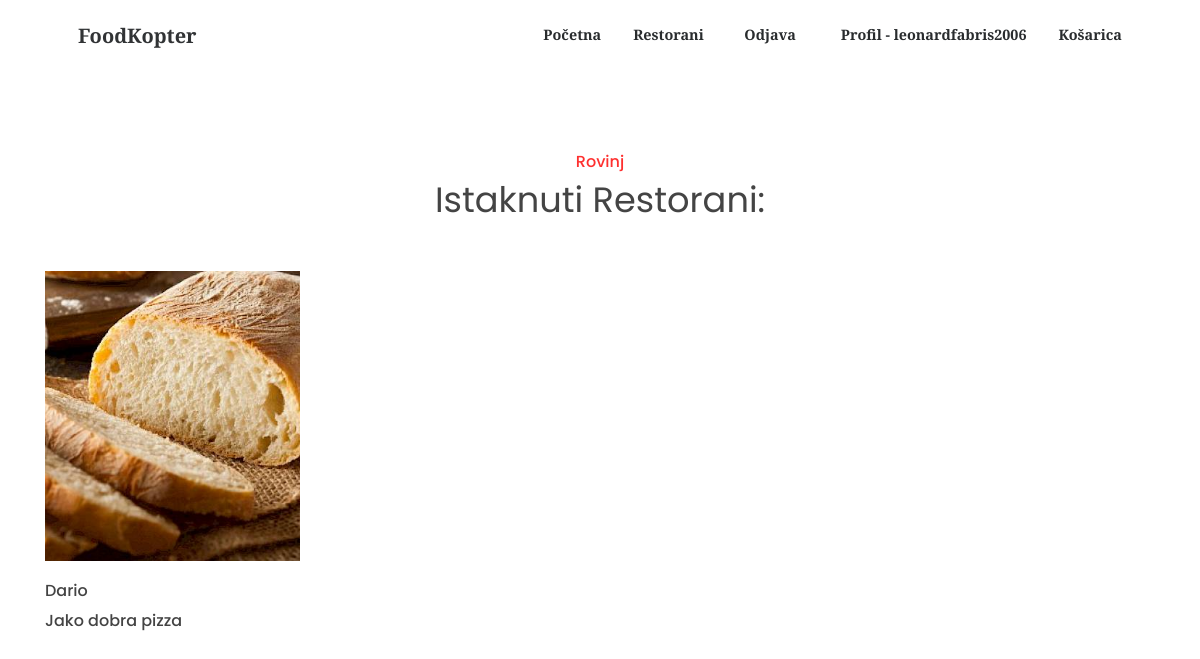
Screenshot of /demo/ (signed in) with the database file from the repository.
### main/models.py (models this page shows, shortened)
class Restoran(models.Model):
    ime = models.CharField(max_length=50, blank=True)
    kratko = models.TextField(blank=True)
    opis = models.TextField(blank=True)
    sirina = models.FloatField(null=True)
    duzina = models.FloatField(null=True)
    grad = models.CharField(max_length=50, blank=True)
    slika = models.ImageField(default = "static/img/default1.jpg", upload_to='static/user/')

### main/views.py (the view)
# urls.py: path('demo/', views.demo, name="demo"),
def demo(request):
    restorani = Restoran.objects.filter(grad="Rovinj")
    args = {"restorani":restorani}
    return render(request, 'main/demo.html', args)

### main/templates/main/demo.html (shortened to what this page needs)
{% extends "main/navbar.html" %}
{% load static %}
{%block imports%}
<link href="{%static 'css/cards2.css'%}" rel="stylesheet" />
{%endblock%}
{% block content %}
<br><br><br>
{% if user.is_authenticated %}
<section class="section-products">
  <div class="container">
      <div class="row justify-content-center text-center">
          <div class="col-md-8 col-lg-6">
              <div class="header">
                  <h3>Rovinj</h3>
                  <h2>Istaknuti Restorani:</h2>
              </div>
          </div>
      </div>
      <div class="row">
          {%for rs in restorani %}
          <div class="col-md-6 col-lg-4 col-xl-3">
              <div id="product-1" class="single-product">
                  <div class="part-1" style="background: url(/{{rs.slika}}) no-repeat center; background-size: cover;
                  transition: all 0.3s;">
                  </div>
                  <div class="part-2">
                      <h3 class="product-title">{{rs.ime}}</h3>
                      <h4 class="product-price">{{rs.kratko}}</h4>
                  </div>
              </div>
          </div>
          {%endfor%}
      </div>
  </div>
</section>
{%else%}
<p style="font-weight: bold;" class="text-muted text-center">Trebate imati korisnički račun prije nego što možete napraviti narudžbu.</p>
{%endif%}
{%endblock content %}

### main/templates/main/navbar.html (shortened to what this page needs)
{% load static %}
<!DOCTYPE html>
<html>
    <head>
        <link rel="stylesheet" href="https://maxcdn.bootstrapcdn.com/bootstrap/4.5.2/css/bootstrap.min.css">
        <link href="{%static 'css/sign/navbar3.css'%}" rel="stylesheet" />
        <link rel="stylesheet" href="https://maxcdn.bootstrapcdn.com/bootstrap/4.5.2/css/bootstrap.min.css">
        {%block imports%}
        {%endblock imports%}
    </head>
    <body>
        <nav  class="navbar navbar-expand-lg navbar-light fixed-top py-3" id="mainNav">
            <div class="container px-4 px-lg-5">
                <a class="navbar-brand"  id="logg" href="#page-top">FoodKopter</a>
                <div class="collapse navbar-collapse" id="navbarResponsive">
                    <ul class="navbar-nav ms-auto my-2 my-lg-0">
                        <li class="nav-item"><a class="nav-link" href="/">Početna</a></li>
                        <li class="nav-item"><a class="nav-link" href="/demo/">Restorani</a></li>
                        {% if user.is_authenticated %}
                        <li class="nav-item"><a class="nav-link" href="/korisnik/odjava">Odjava</a></li>
                        {%else%}
                        <li class="nav-item"><a class="nav-link" href="/korisnik/registracija">Registracija</a></li>
                        <li class="nav-item"><a class="nav-link" href="/korisnik/prijava/">Prijava</a></li>
                        {%endif%}
                        {% if user.is_authenticated %}
                        <li class="nav-item"><a class="nav-link" href="/profil/">Profil - {{user}}</a></li>
                        <li class="nav-item"><a class="nav-link" href="/lista/">Košarica</a></li>
                        {%else%}
                        <li class="nav-item"><a class="nav-link">Niste prijavljeni</a></li>
                        {%endif%}
                    </ul>
                </div>
            </div>
        </nav>
    {% block content %}
    {% endblock content %}
    </body>
</html>

### static/css/sign/navbar3.css (style rules this page uses)
.container, .container-fluid, .container-xxl, .container-xl, .container-lg, .container-md, .container-sm { width: 100%; padding-right: var(--bs-gutter-x, 0.75rem); padding-left: var(--bs-gutter-x, 0.75rem); margin-right: auto; margin-left: auto; }
@media (min-width: 576px) { .container-sm, .container { max-width: 540px; } }
@media (min-width: 768px) { .container-md, .container-sm, .container { max-width: 720px; } }
@media (min-width: 992px) { .container-lg, .container-md, .container-sm, .container { max-width: 960px; } }
@media (min-width: 1200px) { .container-xl, .container-lg, .container-md, .container-sm, .container { max-width: 1140px; } }
#mainNav { box-shadow: 0 0.5rem 1rem rgba(0, 0, 0, 0.15); background-color: #fff; transition: background-color 0.2s ease; }
#mainNav .navbar-brand { font-family: "Merriweather Sans", -apple-system, BlinkMacSystemFont, "Segoe UI", Roboto, "Helvetica Neue", Arial, "Noto Sans", sans-serif, "Apple Color Emoji", "Segoe UI Emoji", "Segoe UI Symbol", "Noto Color Emoji"; font-weight: 700; color: #212529; }
#mainNav .navbar-nav .nav-item .nav-link { color: #212529; font-family: "Merriweather Sans", -apple-system, BlinkMacSystemFont, "Segoe UI", Roboto, "Helvetica Neue", Arial, "Noto Sans", sans-serif, "Apple Color Emoji", "Segoe UI Emoji", "Segoe UI Symbol", "Noto Color Emoji"; font-weight: 700; font-size: 0.9rem; padding: 0.75rem 0; }
@media (min-width: 992px) { #mainNav { box-shadow: none; background-color: transparent; } }
@media (min-width: 992px) { #mainNav .navbar-brand { color: #313335; } }
@media (min-width: 992px) { #mainNav .navbar-nav .nav-item .nav-link { color: #292c2e; padding: 0 1rem; } }
@media (min-width: 992px) { #mainNav .navbar-nav .nav-item:last-child .nav-link { padding-right: 0; } }
.ms-auto { margin-left: auto !important; }
.my-2 { margin-top: 0.5rem !important; margin-bottom: 0.5rem !important; }
.py-3 { padding-top: 1rem !important; padding-bottom: 1rem !important; }
.fixed-top { position: fixed; top: 0; right: 0; left: 0; z-index: 1030; }
.my-lg-0 { margin-top: 0 !important; margin-bottom: 0 !important; }
.px-lg-5 { padding-right: 3rem !important; padding-left: 3rem !important; }
.px-4 { padding-right: 1.5rem !important; padding-left: 1.5rem !important; }
.nav-link { display: block; padding: 0.5rem 1rem; color: #f4623a; text-decoration: none; transition: color 0.15s ease-in-out, background-color 0.15s ease-in-out, border-color 0.15s ease-in-out; }
.navbar { position: relative; display: flex; flex-wrap: wrap; align-items: center; justify-content: space-between; padding-top: 0.5rem; padding-bottom: 0.5rem; }
.navbar > .container, .navbar > .container-fluid, .navbar > .container-sm, .navbar > .container-md, .navbar > .container-lg, .navbar > .container-xl, .navbar > .container-xxl { display: flex; flex-wrap: inherit; align-items: center; justify-content: space-between; }
.navbar-brand { padding-top: 0.3125rem; padding-bottom: 0.3125rem; margin-right: 1rem; font-size: 1.25rem; text-decoration: none; white-space: nowrap; }
.navbar-nav { display: flex; flex-direction: column; padding-left: 0; margin-bottom: 0; list-style: none; }
.navbar-nav .nav-link { padding-right: 0; padding-left: 0; }
.navbar-collapse { flex-basis: 100%; flex-grow: 1; align-items: center; }
@media (min-width: 992px) { .navbar-expand-lg { flex-wrap: nowrap; justify-content: flex-start; } }
@media (min-width: 992px) { .navbar-expand-lg .navbar-nav { flex-direction: row; } }
@media (min-width: 992px) { .navbar-expand-lg .navbar-nav .nav-link { padding-right: 0.5rem; padding-left: 0.5rem; } }
@media (min-width: 992px) { .navbar-expand-lg .navbar-collapse { display: flex !important; flex-basis: auto; } }
.navbar-light .navbar-brand { color: rgba(0, 0, 0, 0.9); }
.navbar-light .navbar-nav .nav-link { color: rgba(0, 0, 0, 0.55); }

### rows the page displays
Restoran: slika (picture), ime "Dario", kratko "Jako dobra pizza"

### other values shown
{{ user }} "leonardfabris2006"
